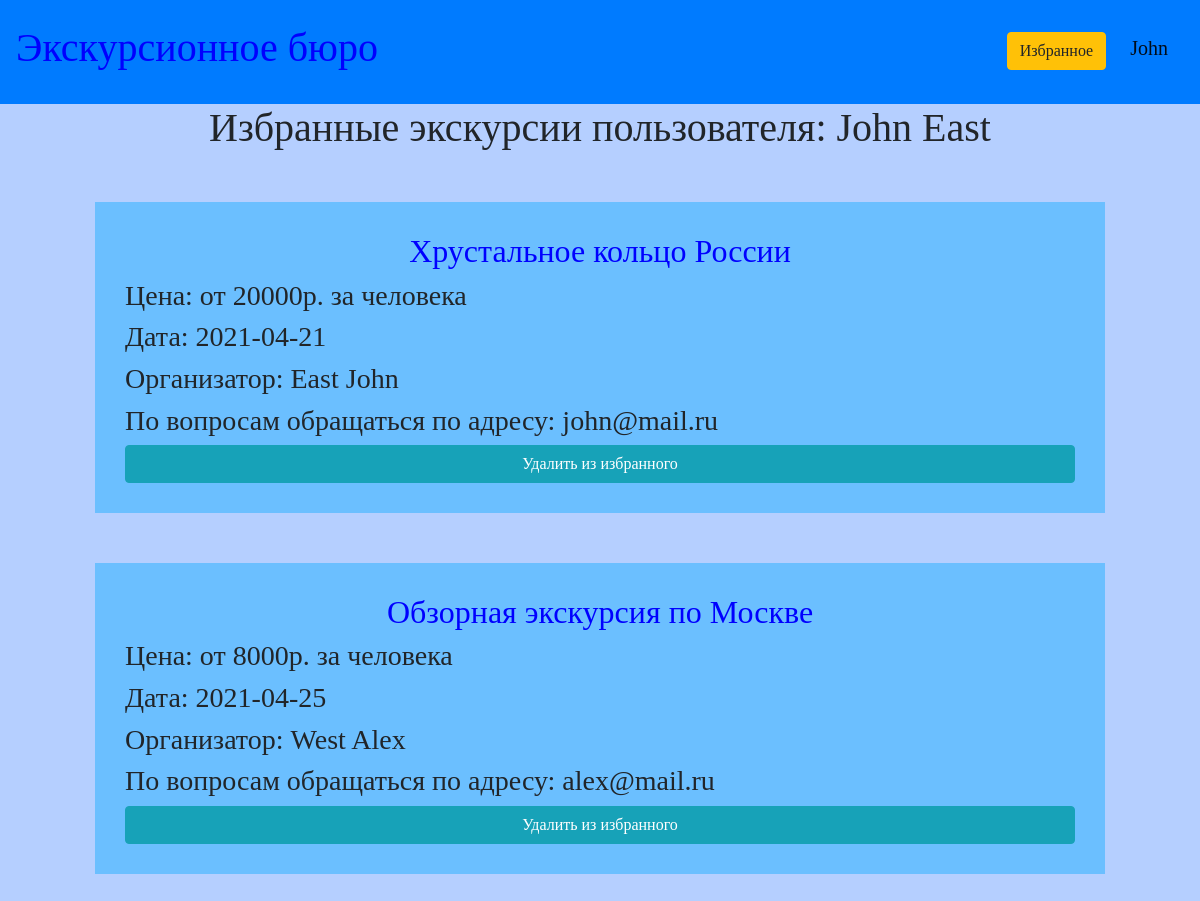
Screenshot of /favourite/2 (signed in) with the database file from the repository.
### data/users.py (models this page shows, shortened)
class User(SqlAlchemyBase, UserMixin, SerializerMixin):
    __tablename__ = 'users'
    id = sqlalchemy.Column(sqlalchemy.Integer, primary_key=True, autoincrement=True)
    name = sqlalchemy.Column(sqlalchemy.String)
    surname = sqlalchemy.Column(sqlalchemy.String)
    age = sqlalchemy.Column(sqlalchemy.Integer)
    email = sqlalchemy.Column(sqlalchemy.String, index=True, unique=True)
    hashed_password = sqlalchemy.Column(sqlalchemy.String)
    created_date = sqlalchemy.Column(sqlalchemy.DateTime, default=datetime.datetime.now)
    favourite = sqlalchemy.Column(sqlalchemy.String)

### data/tours.py (models this page shows)
class Tour(SqlAlchemyBase, UserMixin, SerializerMixin):
    __tablename__ = 'tours'
    id = sqlalchemy.Column(sqlalchemy.Integer, primary_key=True, autoincrement=True)
    name = sqlalchemy.Column(sqlalchemy.String)
    about = sqlalchemy.Column(sqlalchemy.String)
    places = sqlalchemy.Column(sqlalchemy.String)
    cost = sqlalchemy.Column(sqlalchemy.Integer)
    date = sqlalchemy.Column(sqlalchemy.Date)
    user = sqlalchemy.Column(sqlalchemy.Integer)

### main.py (the view)
@app.route('/favourite/<int:user_id>')
@login_required
def favourite(user_id):
    db_sess = db_session.create_session()
    user = db_sess.query(User).filter(User.id == user_id).first()
    lst = []
    for tour in db_sess.query(Tour).all():
        users = db_sess.query(User).filter(User.id == tour.user).first()
        item = [tour, users, str(tour.id)]
        lst.append(item)
    return render_template("favourite.html", title='Избранное', lst=lst, user=user)

### data/db_session.py (called while the page is built)
def create_session() -> Session:
    global __factory
    return __factory()

### main.py (called while the page is built)
@login_manager.user_loader
def load_user(user_id):
    db_sess = db_session.create_session()
    return db_sess.query(User).get(user_id)

### templates/favourite.html
{% extends "base.html" %}
{% block content %}
<p class="h1 text-center">Избранные экскурсии пользователя: {{user.name}} {{user.surname}}</p>
{% if current_user.favourite == '' %}
<p class="h2 text-center" style="margin-top: 30px;">Вы пока не добавили в избранное ни одной экскурсии</p>
{% else %}
{% for item in lst %}
{% if item[2] in current_user.favourite %}
<div>
    <a href="/tours/{{item[0].id}}"><p class="h2 text-center">{{item[0].name}}</p></a>
    <p class="h3">Цена: от {{item[0].cost}}р. за человека</p>
    <p class="h3">Дата: {{item[0].date}}</p>
    <p class="h3">Организатор: {{item[1].surname}} {{item[1].name}}</p>
    <p class="h3">По вопросам обращаться по адресу: {{item[1].email}}</p>
    <div style="margin:0; padding:0;">
        <a href="/tours/favourite_delete/{{user.id}}/{{item[0].id}}" style="margin:0;" class="btn btn-info rounded mx-auto d-block">
            Удалить из избранного
        </a>
    </div>
</div>
{% endif %}
{% endfor %}
{% endif %}
{% endblock %}

### templates/base.html (shortened to what this page needs)
<!DOCTYPE html>
<html lang="en">
<head>
    <link rel="stylesheet"
          href="https://stackpath.bootstrapcdn.com/bootstrap/4.4.1/css/bootstrap.min.css"
>
    <link rel="stylesheet" type="text/css" href="/static/css/style.css"/>
</head>
<body>
<nav class="navbar navbar-light bg-primary">
    {% if current_user.is_authenticated %}
    <p class="h1"><a href="/tours">Экскурсионное бюро</a></p>
    {% else %}
    <p class="h1">Экскурсионное бюро</p>
    {% endif %}
    {% if current_user.is_authenticated %}
    <p>
        <a class="btn btn-warning" style="margin-top: 10px; margin-bottom: 10px;" href="/favourite/{{current_user.id}}">Избранное</a>
        <a class="navbar-brand" style="margin-top: 20px;" href="/logout">{{ current_user.name }}</a>
    </p>
    {% else %}
    <p>
        <a class="btn btn-warning " href="/register">Зарегистрироваться</a>
        <a class="btn btn-success" href="/login">Войти</a>
    </p>
    {% endif %}
</nav>
<main role="main" class="container">
    {% block content %}{% endblock %}
</main>
</body>
</html>

### static/css/style.css (style rules this page uses)
div { background-color: #6bbfff; padding: 30px; margin: 50px; }
nav { background-color: #73a2fa; }
body { background: #b5cfff; }
a { color: #0000ff; font-weight: 500; }
p { font-family: cursive; }
.btn { margin: 20px; font-family: cursive; }
.btn-warning { margin-right: 20px; }

### rows the page displays
User: name "John", surname "East"
Tour: name "Хрустальное кольцо России", cost "20000", date "2021-04-21", surname "East", name "John", email "john@mail.ru"
Tour: name "Обзорная экскурсия по Москве", cost "8000", date "2021-04-25", surname "West", name "Alex", email "alex@mail.ru"
